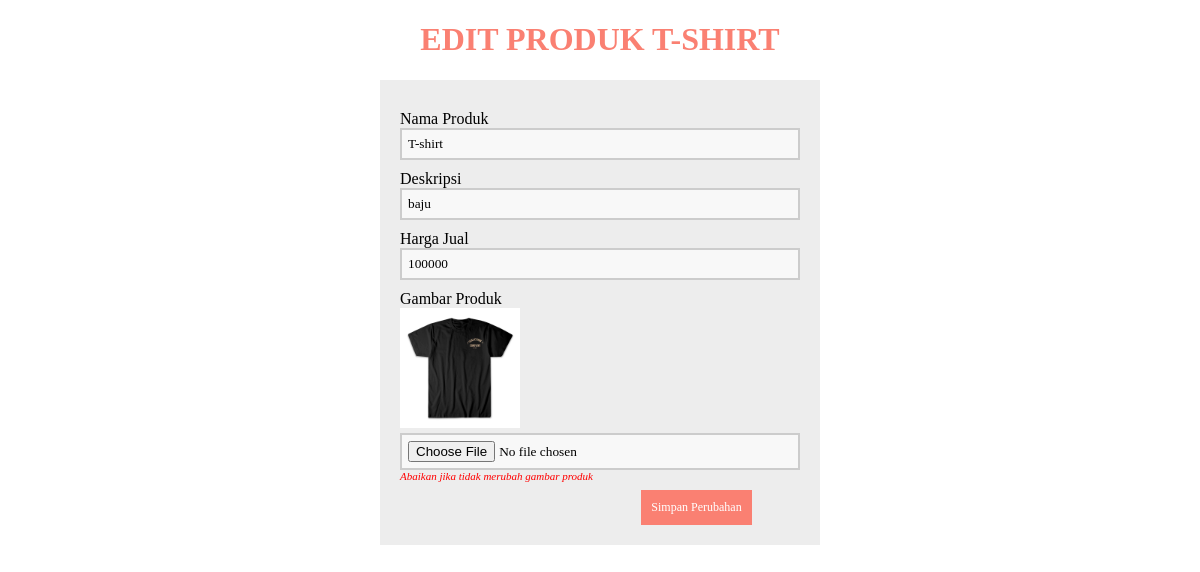
Screenshot of /php/edit_produk.php?id=9 with the database file from the repository.
### tables this page shows
CREATE TABLE `produk` (
  `id` int(11) NOT NULL,
  `nama_produk` varchar(255) DEFAULT NULL,
  `deskripsi` text DEFAULT NULL,
  `harga_jual` int(11) DEFAULT NULL,
  `gambar_produk` varchar(255) DEFAULT NULL
);

### php/edit_produk.php (the view, shortened to what this page needs)
<?php
include 'koneksi.php';
  if (isset($_GET['id'])) {
    $id = ($_GET["id"]);
    $query = "SELECT * FROM produk WHERE id='$id'";
    $result = mysqli_query($koneksi, $query);
    $data = mysqli_fetch_assoc($result);
  } else {
    echo "<script>alert('Masukkan data id.');window.location='index.php';</script>";
  }
  ?>
<!DOCTYPE html>
<html>
  <head>
    <link rel="stylesheet" href="../css/tem.css">
  </head>
  <body>
      <center>
        <h1>Edit Produk <?php echo $data['nama_produk']; ?></h1>
      <center>
      <form method="POST" action="proses_edit.php" enctype="multipart/form-data" >
      <section class="base">
        <div>
          <label>Nama Produk</label>
          <input type="text" name="nama_produk" value="<?php echo $data['nama_produk']; ?>" autofocus="" required="" />
        </div>
        <div>
          <label>Deskripsi</label>
         <input type="text" name="deskripsi" value="<?php echo $data['deskripsi']; ?>" />
        </div>
        <div>
          <label>Harga Jual</label>
         <input type="text" name="harga_jual" required="" value="<?php echo $data['harga_jual']; ?>"/>
        </div>
        <div>
          <label>Gambar Produk</label>
          <img src="gambar/<?php echo $data['gambar_produk']; ?>" style="width: 120px;float: left;margin-bottom: 5px;">
          <input type="file" name="gambar_produk" />
          <i style="float: left;font-size: 11px;color: red">Abaikan jika tidak merubah gambar produk</i>
        </div>
        <div>
         <button type="submit">Simpan Perubahan</button>
        </div>
        </section>
      </form>
  </body>
</html>

### css/tem.css (style rules this page uses)
* { font-family: "Trebuchet MS"; }
h1 { text-transform: uppercase; color: salmon; }
button { background-color: salmon; color: #fff; padding: 10px; text-decoration: none; font-size: 12px; border: 0px; margin-top: 20px; }
label { margin-top: 10px; float: left; text-align: left; width: 100%; }
input { padding: 6px; width: 100%; box-sizing: border-box; background: #f8f8f8; border: 2px solid #ccc; outline-color: salmon; }
div { width: 100%; height: auto; }
.base { width: 400px; height: auto; padding: 20px; margin-left: auto; margin-right: auto; background: #ededed; }

### rows the page displays
produk: nama_produk "T-SHIRT", nama_produk "T-shirt", deskripsi "baju", harga_jual "100000", gambar_produk (picture)
